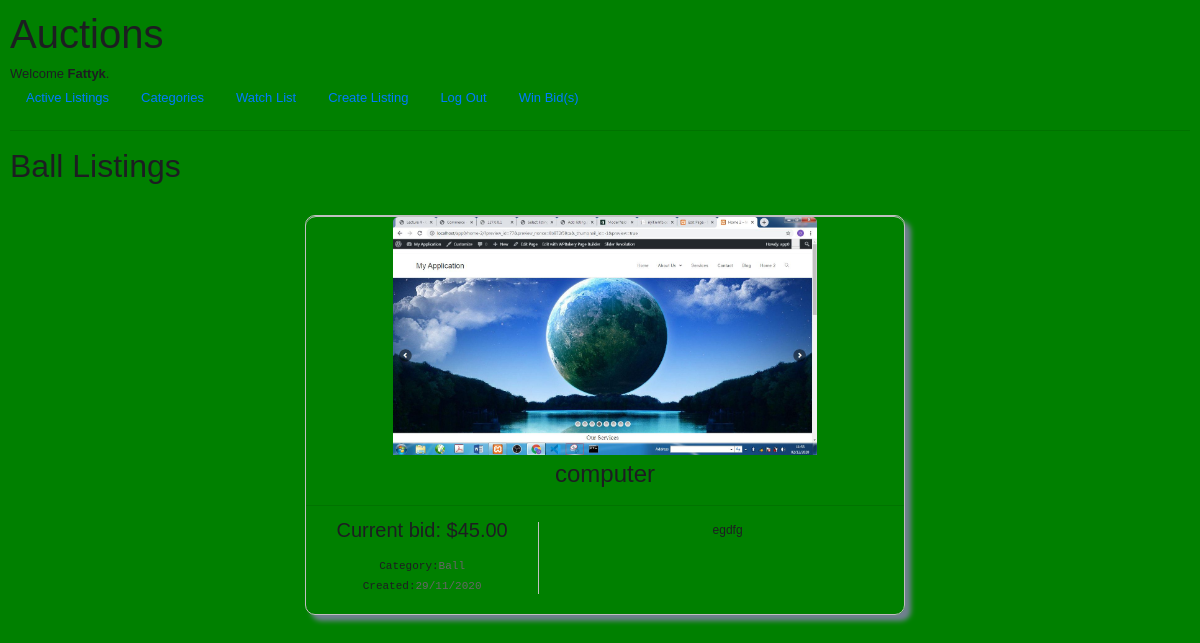
Screenshot of /categories/Ball (signed in) with the database file from the repository.
### auctions/models.py (models this page shows, shortened)
class User(AbstractUser):
    pass

class Listing(models.Model):
    title = models.CharField(max_length=64)
    description = models.TextField(max_length=100)
    c_price = models.IntegerField()
    image = models.ImageField(upload_to=image_directory_path)
    category = models.ForeignKey(Category, blank=True, null=True, on_delete=models.CASCADE, related_name="input_cat")
    highest_bidder = models.ForeignKey(User, blank=True, null=True, on_delete=models.CASCADE, related_name="highest_bidder")
    user = models.ForeignKey(User, blank=True, null= True, on_delete=models.CASCADE, related_name="uploader")

class Category(models.Model):
    category = models.CharField(max_length=20, unique=True)

### auctions/views.py (the view)
# urls.py: path("categories/<str:category>", views.category, name="category"),
@login_required
def category(request, category):
    category = Category.objects.get(category=category) #inner category is just a string
    listings = Listing.objects.filter(category=category)[::-1]
    for listing in listings:
        item = re.sub("^.*/auctions/", "/auctions/", listing.image.url)
        listing.image = item
    return render(request, "auctions/index.html",{
        "listings":listings,
        "title":f"{category.category.capitalize()} Listings",
    })

### auctions/templates/auctions/index.html (shortened to what this page needs)
{% extends "auctions/layout.html" %}
{% load static %}
{% block head %}
    <link rel="stylesheet" href="{% static 'auctions/index2.css' %}">
{% endblock %}
{% block body %}
<h2>{{title}}</h2>
    <section class="main">
        {% for listing in listings %}
            <section class="item-container">
                <a href="{% url 'listing' listing.id %}"><div class="for-img"><img src="{% static listing.image %}" alt="image here"></div></a>
                    <h4 class="list-title">{{listing.title}}</h4>
                    <hr>
                        <div class="for-content">
                            <div class="price">
                                <p>Current bid: ${{listing.c_price}}.00</p>
                                <small>Category:<span>{{ listing.category.category }}</span></small><br>
                                <small>Created:<span>29/11/2020</span></small>
                            </div>
                            <div class="description">{{listing.description}}</div>
                        </div>
            </section>
        {% empty %}
            No Active Listing
        {% endfor %}
    </section>
{% endblock %}

### auctions/templates/auctions/layout.html (shortened to what this page needs)
{% load static %}
<!DOCTYPE html>
<html lang="en">
    <head>
        <link rel="stylesheet" href="https://stackpath.bootstrapcdn.com/bootstrap/4.4.1/css/bootstrap.min.css">
        <link href="{% static 'auctions/styles.css' %}" rel="stylesheet">
        {% block head %}Auctions{% endblock %}
    </head>
    <body>
        <h1>Auctions</h1>
        <div>
            {% if user.is_authenticated %}
                Welcome <strong>{{ user.username }}</strong>.
            {% else %}
                Not signed in.
            {% endif %}
        </div>
        <ul class="nav">
            <li class="nav-item">
                <a class="nav-link" href="{% url 'index' %}">Active Listings</a>
            </li>
            <li class="nav-item">
                <a class="nav-link" href="{% url 'categories' %}">Categories</a>
            </li>
            {% if user.is_authenticated %}
                <li class="nav-item">
                    <a class="nav-link" href="{% url 'watch' %}">Watch List</a>
                </li>
                <li class="nav-item">
                    <a class="nav-link" href="{% url 'createList' %}">Create Listing</a>
                </li>
                <li class="nav-item">
                    <a class="nav-link" href="{% url 'logout' %}">Log Out</a>
                </li>
                <li class="nav-item">
                    <a class="nav-link" href="{% url 'won' %}">Win Bid(s)</a>
                </li>
            {% endif %}
        </ul>
        <hr>
        {% block body %}
        {% endblock %}
    </body>
</html>

### auctions/static/auctions/styles.css (style rules this page uses)
body { padding: 10px; }

### auctions/static/auctions/index2.css (style rules this page uses)
body { margin: 0px; font-family: arial, sans-serif; font-size: small; color: #222; line-height: 16px; color: #555; color: #1c1e21; background: #f0f2f5; color: #1c1e21; background-color: green; }
img { display: block; max-width: 100%; }
.main { width: 50%; margin: 0 auto; }
.main .item-container { margin: 30px auto; box-sizing: border-box; width: 600px; height: 400px; border: 1px solid silver; border-radius: 10px; box-shadow: 6px 6px 5px slategray; }
.main .item-container .for-img { height: 60%; border-top: 1px solid silver; border-top-left-radius: 10px; border-top-right-radius: 10px; }
.main .item-container .for-img img { max-height: 100%; margin: 0px auto; border-top-left-radius: 5px; border-top-right-radius: 5px; }
.main .item-container .list-title { width: 80%; text-align: center; margin: 5px auto; overflow: hidden; text-overflow: ellipsis; white-space: nowrap; }
.main .item-container .for-content { display: flex; justify-content: space-between; }
.main .item-container .for-content .price { width: 39%; border-right: 1px solid silver; text-align: center; font-size: 20px; }
.main .item-container .for-content .price small { font-family: monospace; font-size: 11px; }
.main .item-container .for-content .price small span { color: #666; }
.main .item-container .for-content .description { width: 59%; text-align: center; font-size: 12px; }

### rows the page displays
User: username "Fattyk"
Listing: image (picture), title "computer", c_price "45", category.category "Ball", description "egdfg"

### other values shown
{{ title }} "Ball Listings"
